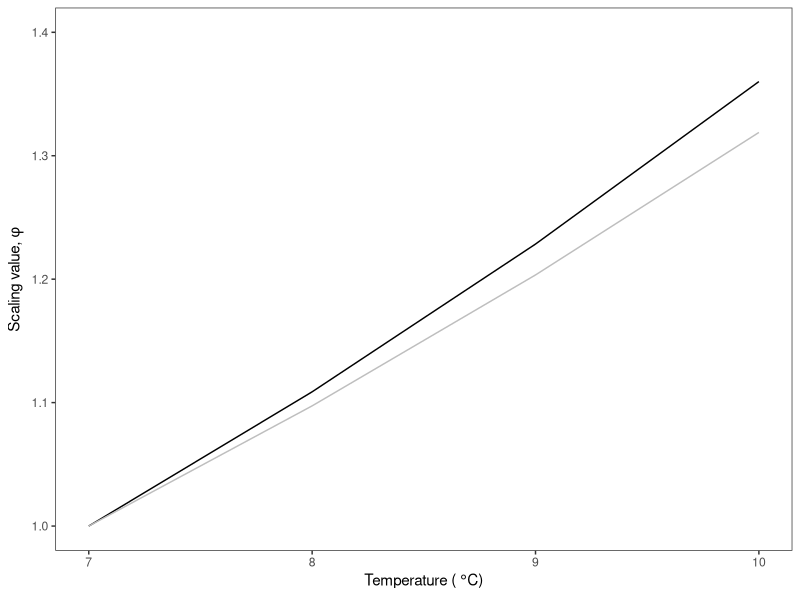
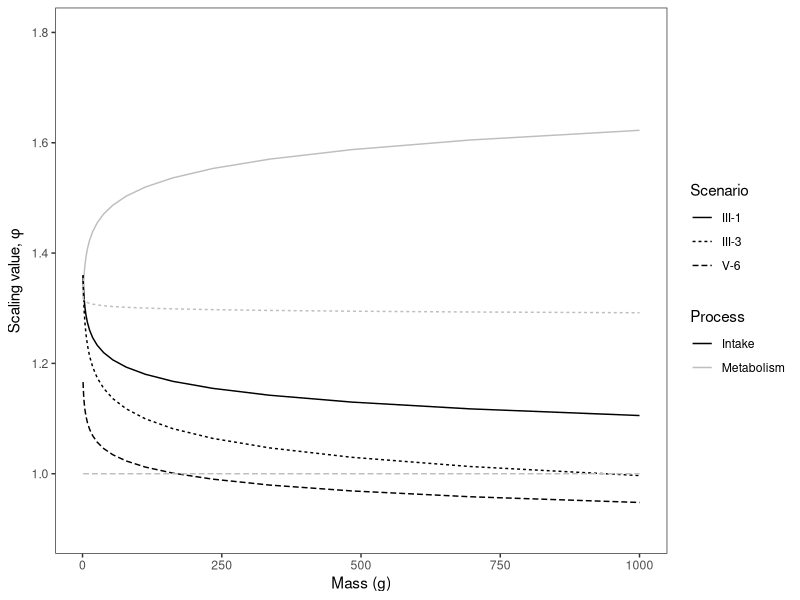
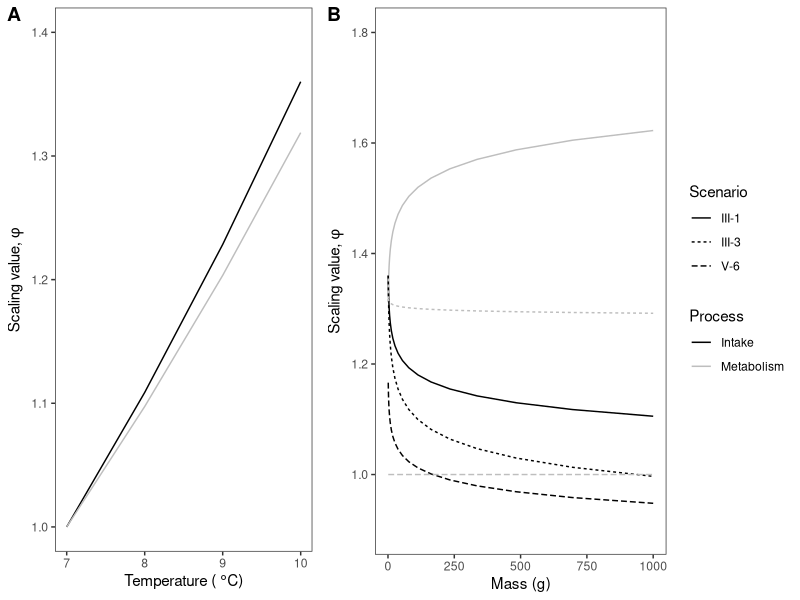
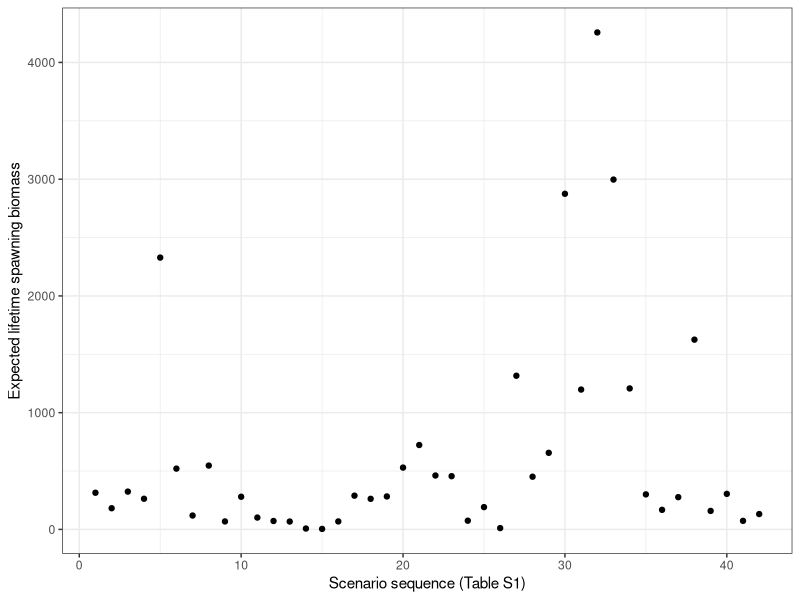
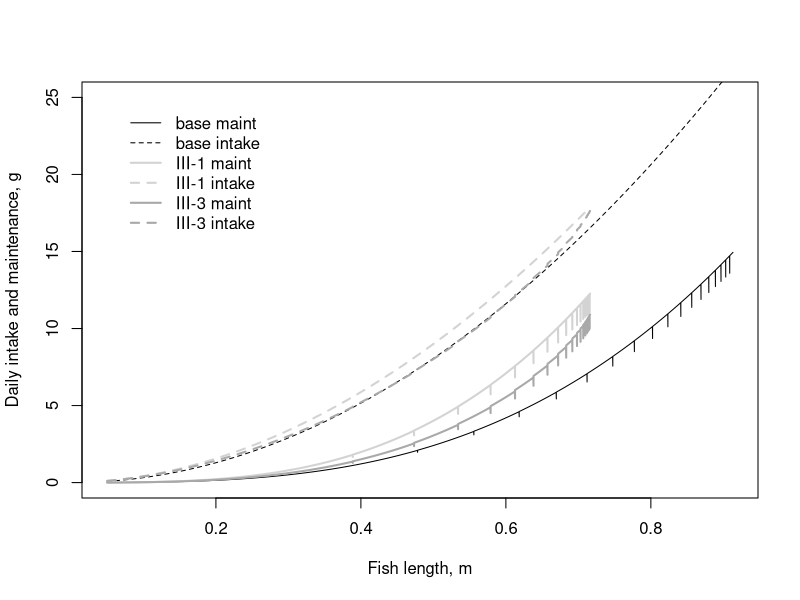
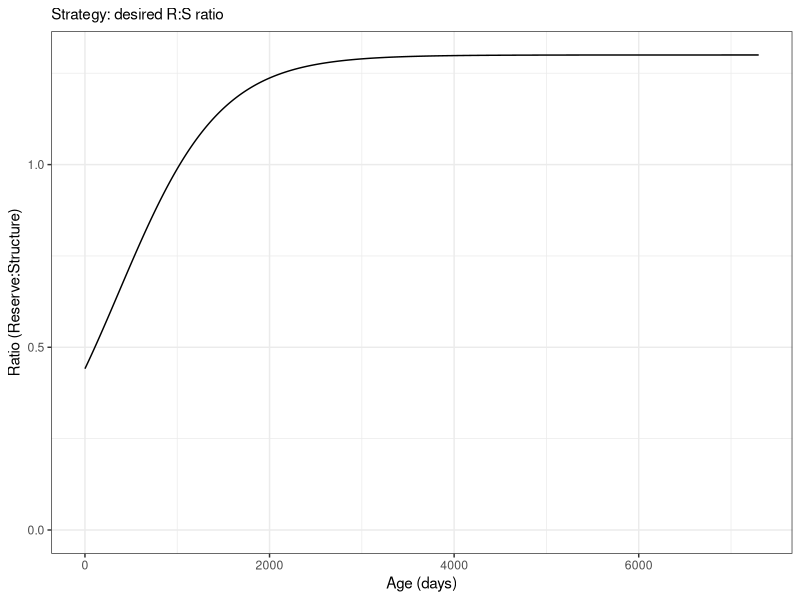
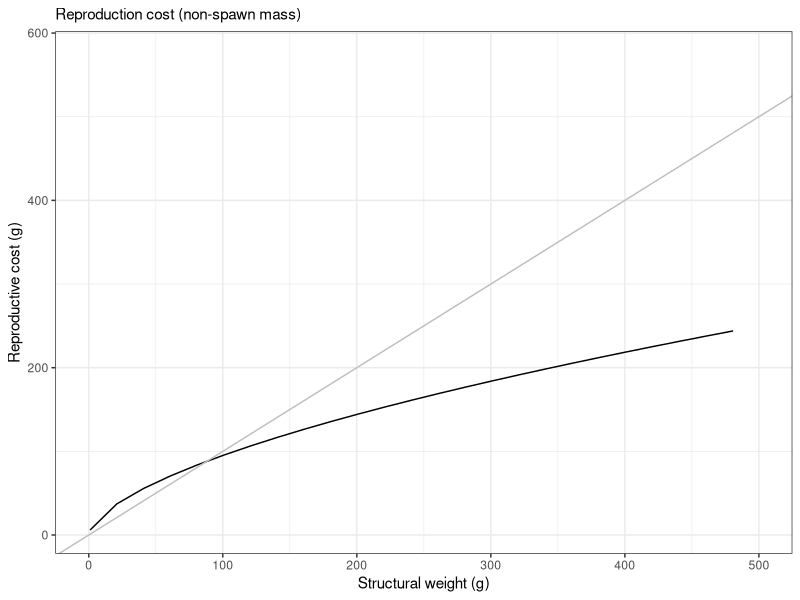
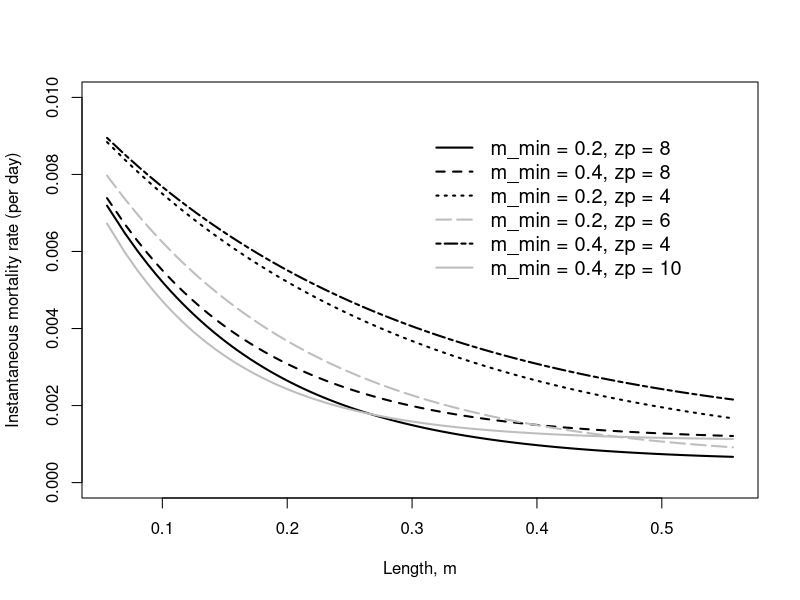

Source code (R) for these figures, in order: (Note: this script raises an error after producing the figures.)
## ---- chunk 1
rm(list = ls()) # clear memory

library(tidyverse)
library(tibble)
library(ggplot2)
library(cowplot)
library(tidyr)

## ---- chunk 2
# Reserve:Structure ratio 
RSRatio <- function(age) {
  tmp <- rs1*(age-a_bar)
  tmp <- max(tmp, -20) # bound below
  tmp <- min(tmp,  20) # bound above

  return(rs_min + (rs_max - rs_min)*exp(tmp) / (1.0 + exp(tmp)))
} 

# Predator length [m]
predatorLength <- function(S) {
  return((S/l_const)^(1/3.0)) # assumes invariant growth
} 

# Mortality rate [d-1]
mortProb <- function(l) {
  m_rate <- m_min + (m_max-m_min)*exp(-m1*l) # instantaneous mortality rate
  return(1.0 - exp(-m_rate)) # probability die per day
} 

# intake rate [d d-1] 
# Egle - extended to include temperature
grossIntake <- function(S) {
  Eiscalar <- exp((-Ei/k)*(1/Temp-1/Tref))
  
  return((g0*S^g1)*Eiscalar*S^(ci*(Temp-Tref)))
}

# DEB maintenance version [g d-1 g-1]
# Egle - extended to include temperature
maintenance <- function(S, R) {
  Emscalar <- exp((-Em/k)*(1/Temp-1/Tref))
  
  # return((ms*S + mr*w*R)*Emscalar*(S+R)^(cm*(Temp-Tref)))
  return((ms*S + mr*R)*Emscalar*(S+R)^(cm*(Temp-Tref)))
}

# Energetic reproductive cost
reproCost <- function(S) {
  return(ra*S^rb)
}

# scaling factor
phi <- function(Temp, Tref, m, x) {
  if (x == "I") { # Intake
    Eiscalar <- exp((-Ei/k)*(1/Temp-1/Tref))
    Val      <- Eiscalar * m^(ci*(Temp - Tref))
  } else { # Maintenance
    Emscalar <- exp((-Em/k)*(1/Temp-1/Tref))
    Val      <- Emscalar * m^(cm*(Temp - Tref))
  }
  
  return(Val)
}
## ---- chunk 3
# Model parameters for the baseline zero fishing scenario 
max_age_years <- 20      # years of simulation
max_age_days  <- 365*max_age_years # (d)

rs_max  <- 1.3           # maximum RS ratio
rs_min  <- 0.0           # minimum RS ratio

# length-weight conversion: 
l_const <- 1250/(0.60^3) # (g m-1) num = weight (g), denom = length (m)
# length-weight conversion uses weight of S only and assumes that 
# 1250g of S weight (ca 3000g of total) corresponds to 60cm long fish

g0      <- 0.1           # intake rate constant: intake when structural weight
                         #   is 1 g (g d-1), includes assimilation efficiency 
g1      <- 0.6667        # power to uptake rate with S weight

ms      <- 0.003         # maintenance cost of structural mass (g d-1 g-1)
mr      <- 0.0003        # maintenance cost of reversible mass (g d-1 g-1)  

s_eff   <- 0.3333        # conv. efficiency of assimilated intake to structure
r_eff   <- 0.9           # conv. efficiency of assimilated intake to reversible

# Reproductive cost function 
ra      <- 6             # reprod cost for 1 g of struct weight: (g g-1)
rb      <- 0.6           # reprod cost power w.r.t. structural weight

# Mortality parameters 
#m_min   <- 0.2/365      # background mortality rate (d-1) 

# m1                    # steepness of the length-dependent mortality rate
m_max   <- 4/365        # max length-dependent mortality rate (d-1)

s1      <- 7.0          # steepness of the condition related mortality rate
s_max   <- 4/365        # maximum condition related rate (d-1) [when R = 0]

 #Fishing mortality parameters 
# Egle - F changed to 0
Fm   <- 0               # Instantaneous fishing mortality (day-1)
Fmid <- 0.3             # length (in meters) of the 50% fishing selectivity
Fk   <- 20              # steepness of the logistic fishing function 

# Egle - temperature parameters added 

# These are important - we are looking at growth changes after 3C of warming
Temp <- 283              # ambient temperature, in Kelvin
Tref <- 280              # reference temperature, in Kelvin
k    <- 0.00008617332    # Boltzman constant 
## ---- chunk 4
scen_par <- read.csv(file="scenarioParameters.csv", header=TRUE, sep=",",  dec=".")
nscen <- length(scen_par$Sc)
nscen_used <- nscen 

# create global scenario variables extracted from scenario 
Em <- 0.0
Ei <- 0.0
cm <- 0.0
ci <- 0.0
m1 <- 0.0
m_min <- 0.0
# create global optimal LH-variables extracted from scenario 
rs1   <- 0.0
a_bar <- 0.0
w     <- 0.0

GetScenario <- function(Sc) {
  rw <- which(scen_par$Sc == Sc)

  Em <<- scen_par$Em[rw[1]]
  Ei <<- scen_par$Ei[rw[1]]
  cm <<- scen_par$cm[rw[1]]
  ci <<- scen_par$ci[rw[1]]
  m1 <<- scen_par$m1[rw[1]]
  m_min <<- scen_par$m_min[rw[1]]

  rs1   <<- scen_par$rs1[rw[1]]
  a_bar <<- scen_par$a_bar[rw[1]]
  w     <<- scen_par$w[rw[1]]

  return(length(rw) == 0) # found a valid scenario
}

#this function will need to be modified to update for the fact that scenarios are just listed in order 

# GetScenario_new <- function(Sc_new) {
#   rw <- which(scen_par$Sc == scen_used$Sc[Sc_new])
#   
#   Em <<- scen_par$Em[rw[1]]
#   Ei <<- scen_par$Ei[rw[1]]
#   cm <<- scen_par$cm[rw[1]]
#   ci <<- scen_par$ci[rw[1]]
#   m1 <<- scen_par$m1[rw[1]]
#   m_min <<- scen_par$m_min[rw[1]]
#   
#   rs1   <<- scen_par$rs1[rw[1]]
#   a_bar <<- scen_par$a_bar[rw[1]]
#   w     <<- scen_par$w[rw[1]]
# 
#   return(length(rw) == 0) # found a valid scenario
# }
## ---- chunk 5
# This code turns off selection and uses the base-line allocation strategy 
#   for all scenarios

# do_not_optimise_new <- c(4,15,17,28)
# do_not_optimise_old <- scen_used$Sc_int[do_not_optimise_new]

## if you want to run scnenarios without life-history optimisation, uncomment lines below
# do_not_optimise_old <- 2:nrow(scen_par)
# scen_par$rs1[do_not_optimise_old] <- scen_par$rs1[1]
# scen_par$a_bar[do_not_optimise_old] <- scen_par$a_bar[1]
# scen_par$w[do_not_optimise_old] <- scen_par$w[1]
## ---- chunk 6
GetScenario(17)

TC     <- 7:10
Temp_v <- TC + 273

# Egle - extended to include temperature
Eiscalar_v <- exp((-Ei/k)*(1/Temp_v-1/Tref))
Emscalar_v <- exp((-Em/k)*(1/Temp_v-1/Tref))

df_temperature <- tibble(
  Temperature = TC,
	Intake      = Eiscalar_v,
	Metabolism  = Emscalar_v
) %>%
gather(key = "Process", value = "Scalar", 2:3)

p1 <- ggplot(df_temperature) +
	geom_line(aes(x = Temperature, y = Scalar, color = Process)) +
 # scale_color_manual(values = c("#ef8a62","#67a9cf")) +
  scale_color_manual(values = c("black","grey")) +
  ylim(1,1.4) +
  labs(
    x = expression("Temperature ("*~degree*C*")"),
    y = expression("Scaling value, "*phi)) +
  theme_bw() +
  theme(
    panel.grid = element_blank(),
    legend.position = "none")
p1
## ---- chunk 7
mass_min <- 1    # minimum mass to plot (g)
mass_max <- 1000 # maximum mass to plot (g)
mass_n   <- 20   # masses to plot

m <- mass_min*((mass_max/mass_min)^((1:mass_n - 1)/(mass_n-1)))

#scenarios <- c(17, 19, 28) # old scenario numbers
scenarios <- c(17, 19, 41) # final scenario sequence

v_scen <- NULL
v_type <- NULL
v_mass <- NULL
v_phi  <- NULL
# v_tmet <- NULL
# tot_int <- NULL

for (i in scenarios) {
  GetScenario(i)
  
  v_scen <- c(v_scen, rep(i, mass_n))
  v_type <- c(v_type, rep("Intake", mass_n))
  v_mass <- c(v_mass, m)
  v_phi  <- c(v_phi, phi(Temp, Tref, m, "I"))
  
  v_scen <- c(v_scen, rep(i, mass_n))
  v_type <- c(v_type, rep("Metabolism", mass_n))
  v_mass <- c(v_mass, m)
  v_phi  <- c(v_phi, phi(Temp, Tref, m, "M"))
#  v_tmet <- c(v_tmet, maintenance())
}

df_phi <- tibble(
    Sc = v_scen, type = v_type, mass = v_mass, phi = v_phi
  ) %>% mutate(
    grp = paste(Sc, type, sep = "_")
  )

df_phi$scen_name <- NA
df_phi$scen_name[which(df_phi$Sc == 17)] <- "III-1"
df_phi$scen_name[which(df_phi$Sc == 19)] <- "III-3"
df_phi$scen_name[which(df_phi$Sc == 41)] <- "V-6"

## ---- chunk 8
p2 <- ggplot(df_phi) +
 # scale_color_manual(values = c("#ef8a62","#67a9cf")) +
  scale_color_manual(values = c("black","grey")) +
  geom_line(aes(x = mass, y = phi, color = type, 
    linetype = factor(scen_name), group = grp)) +
  labs(
    x = "Mass (g)", y = expression("Scaling value, "*phi), 
    color = "Process", linetype = "Scenario") +
  ylim(0.9,1.8) +
  theme_bw() +
  theme(panel.grid = element_blank())
p2
## ---- chunk 9
plot_grid(p1, p2, labels = c("A", "B"), rel_widths = c(1,1.5))
## ---- chunk 10
# useful age-dependent values
Res               <- array(data=0,c(max_age_years,365, nscen_used))
Str               <- array(data=0,c(max_age_years,365, nscen_used))
dayIntake         <- array(data=0,c(max_age_years,365, nscen_used))
dayMaintenance    <- array(data=0,c(max_age_years,365, nscen_used))
dayNetIntake      <- array(data=0,c(max_age_years,365, nscen_used))
dayLambda         <- array(data=0,c(max_age_years,365, nscen_used))
dayPredatorLength <- array(data=0,c(max_age_years,365, nscen_used))
daySurvival       <- array(data=0,c(max_age_years,365, nscen_used))
yearSpawn         <- array(data=0,c(max_age_years, nscen_used))
yearRepCost       <- array(data=0,c(max_age_years, nscen_used))
yearFitness       <- array(data=0,c(max_age_years, nscen_used))
natmortality      <- array(data=0,c(max_age_years,365, nscen_used))
fishmortality     <- array(data=0,c(max_age_years,365, nscen_used))
dayGrowth         <- array(data=0,c(max_age_years,365, nscen_used))
relGrowth         <- array(data=0,c(max_age_years,365, nscen_used))
strGrowth         <- array(data=0,c(max_age_years,365, nscen_used))

for (aa in 1: nscen_used) { # aa is the scenario number
  
  #a1 <- which(scen_par$Sc == scen_used$Sc[aa])[1] #old code when scenario numbers were changing
  # extract scenario patrameters and optimal LH
 a1 <- aa
  Em <- scen_par$Em[a1]
  Ei <- scen_par$Ei[a1] 
  cm <- scen_par$cm[a1]
  ci <- scen_par$ci[a1] 
  m1 <- scen_par$m1[a1]
  m_min <- scen_par$m_min[a1]
  
  Eiscalar <- exp((-Ei/k)*(1/Temp-1/Tref))
  Emscalar <- exp((-Em/k)*(1/Temp-1/Tref))
  
  rs1   <- scen_par$rs1[a1]  
  a_bar <- scen_par$a_bar[a1]
  w     <- scen_par$w[a1]
  
  # set initial weight
  S0 <- 1             # initial weight 
  R0 <- S0*RSRatio(0) # enforce correct initial reserve-structural ratio
  S0 <- 1/(1+RSRatio(0))
  R0 <- RSRatio(0) *S0

	# set day 1 year 1 mass
  Res[1,1,aa] <- R0
  Str[1,1,aa] <- S0

  daySurvival[1,1,aa] <- 1.0 # initially all individuals are alive  

  # perform the simulation
  for (yr in 1:max_age_years) { # for each year
     for (day in 1:364) { # for each day
      Rstart <- Res[yr,day,aa] # starting mass (reserve)
      Sstart <- Str[yr,day,aa] # starting mass (structure)
    
      # calc length using str
      dayPredatorLength[yr,day,aa] <- (Sstart/l_const)^(1/3.0) 
      fish_mort <- Fm / (1+exp(-Fk*(dayPredatorLength[yr,day,aa]-Fmid)))
      mort_rate <- m_min + 
      	(m_max-m_min)*exp(-m1*dayPredatorLength[yr,day,aa]) + # predation
        s_max*exp(-s1*Rstart/Sstart)   +                      # starve
        fish_mort                                             # fishing
      
      fishmortality[yr,day+1,aa] <- fish_mort   
      mort_prob <- 1.0 - exp(-mort_rate) # probability die this day
      # prob alive
      daySurvival[yr,day+1,aa] <- (1-mort_prob)*daySurvival[yr,day,aa] 
      natmortality[yr,day+1,aa] <- m_min + 
      	(m_max-m_min)*exp(-m1*dayPredatorLength[yr,day,aa]) + # predation
        s_max*exp(-s1*Rstart/Sstart)                          # starve

      # temperature-dependent intake
      intake <- g0*Sstart^g1 * 
      	Eiscalar * Sstart^(ci*(Temp-Tref))
    
      respiration <- (ms*Sstart + mr*Rstart) * 
      	Emscalar * (Sstart + Rstart)^(cm*(Temp-Tref)) # (g d-1)
      net_intake  <- intake - respiration             # (g d-1)

      dayIntake[yr, day,aa]      <- intake
      dayMaintenance[yr, day,aa] <- respiration
      dayNetIntake[yr, day,aa]   <- net_intake
      age                        <- 365*(yr-1) + day # age of animal (days)
      
      # add bounds to prevent numerical issues when calculating lambda
      tmp <- rs1*(age-a_bar)
      tmp <- max(tmp, -20) # bound below
      tmp <- min(tmp,  20) # bound above
      dayLambda[yr, day,aa] <- rs_min + (rs_max - rs_min)*exp(tmp) /
        (1.0 + exp(tmp)) # RS ratio = strategy
    
      if (net_intake >= 0) {
        dR <- r_eff*net_intake # maximum R allocation
        dS <- s_eff*net_intake # maximum S allocation
        # use Lambdamax instead of dayLambda and set w=1  
        if (dayLambda[yr, day,aa]*Sstart > Rstart) { # need to bump up reserves
          r_take <- min(dayLambda[yr, day,aa]*Sstart - Rstart, dR) 
          Rstart <- Rstart + r_take
          net_intake <- net_intake - r_take/r_eff
        } else { # need to bump up structure
          s_take <- min(Rstart/dayLambda[yr, day,aa] - Sstart, dS) 
          Sstart <- Sstart + s_take
          net_intake <- net_intake - s_take/s_eff
        }
        
        # partition remaining mass to keep desired ratio
        Res[yr,day+1,aa] <- Rstart + dayLambda[yr, day,aa] * r_eff * s_eff *
        	net_intake / (r_eff + dayLambda[yr, day,aa]*s_eff) 
        Str[yr,day+1,aa] <- Sstart + r_eff*s_eff*net_intake / 
        	(r_eff +     dayLambda[yr, day,aa]*s_eff)       
      } else {
      	# what should be taken from R given the conversion inefficiencies 
        dR <- (1/r_eff)*net_intake 
        newR <- (Rstart + dR)
        if (newR < 0) {
          newR <- 0
        }
     
        Res[yr,day+1,aa] <- newR
        Str[yr,day+1,aa] <- Sstart
      }  

      # percentage change in weight over the day
      Growth <- (Res[yr,day+1,aa]+Str[yr,day+1,aa]) -
      	(Res[yr,day,aa]+Str[yr,day,aa]) 
      percGrowth           <- (Growth/(Res[yr,day,aa]+Str[yr,day,aa])) * 100
      sGrowth              <- Growth/Str[yr,day,aa] * 100
      dayGrowth[yr,day,aa] <-  Growth
      relGrowth[yr,day,aa] <- percGrowth
      strGrowth[yr,day,aa] <- sGrowth
    }

    dayPredatorLength[yr,365,aa] <- dayPredatorLength[yr,364,aa]
    dayGrowth[yr,365,aa]         <- dayGrowth[yr,364,aa]
    relGrowth[yr,365,aa]         <- relGrowth[yr,364,aa]
    strGrowth[yr,365,aa]         <- strGrowth[yr,364,aa]

    # perform spawning
    repro_cost <- ra*Str[yr,365,aa]^rb # fixed cost of reproduction
    # spawning mass after cost
    spawn_mass <- max(0, w*Res[yr,365,aa] - repro_cost) 
  
    if (spawn_mass > 0) { # enough to spawn?
      Res[yr,365,aa]     <- Res[yr,365,aa] - spawn_mass - repro_cost
      yearSpawn[yr,aa]   <- spawn_mass
      yearRepCost[yr,aa] <- repro_cost
      yearFitness[yr,aa] <- spawn_mass*daySurvival[yr,365,aa]
    } 
  
    if (yr < max_age_years) {
      Str[yr+1,1,aa]         <- Str[yr,365,aa]
      Res[yr+1,1,aa]         <- Res[yr,365,aa]
      daySurvival[yr+1,1,aa] <- daySurvival[yr,365,aa]
      natmortality[yr+1,1,aa]  <- natmortality[yr,365,aa]
      fishmortality[yr+1,1,aa]  <- fishmortality[yr,365,aa]
    }
  }
}
## ---- chunk 11
## Fitnesses of all scenarios
v_LifetimeFitness <- apply(yearFitness, 2, sum) # expected life-time fitness
df_LifetimeFitness <- tibble(
	Sc = scen_par$Sc,
	LifetimeFitness = v_LifetimeFitness
) %>%
left_join(scen_par, by = "Sc")

ggplot(df_LifetimeFitness) +
	geom_point(aes(x = sequence, y = LifetimeFitness)) +
	theme_bw() +
	labs(y = "Expected lifetime spawning biomass", x = "Scenario sequence (Table S1)") +
	theme()
## ---- chunk 12
#TSR consistent scenarios (sequence)
#sc= c(17, 19, 41)

days = c(2:364)
sc = 1

str.v <- NULL
mass.v <- NULL
maint.v <- NULL
int.v <- NULL

mass.t <- Res[,,sc] + Str[,,sc]

#go through 20 years and turn arrays into vectors for plotting
for (i in 1:20) {
str.v <- c(str.v, Str[i,days,sc])
len.v <- predatorLength(str.v)
mass.v <- c(mass.v, mass.t[i,days])
maint.v <- c(maint.v, dayMaintenance[i,days,sc])
int.v <- c(int.v,dayIntake[i,days,sc])
}

#plot(mass.v, maint.v, type = 'l', ylim = c(0, 30), xlim = c(0, 6000))
# plot(str.v, maint.v, type = 'l', ylim = c(0, 30), xlim = c(0, 4500))
# points(str.v, int.v, type = 'l', lty = 2)

plot(len.v, maint.v, type = 'l', ylim = c(0, 25), xlab = "Fish length, m", ylab = "Daily intake and maintenance, g")
points(len.v, int.v, type = 'l', lty = 2)

sc = 17

str.v <- NULL
mass.v <- NULL
maint.v <- NULL
int.v <- NULL

mass.t <- Res[,,sc] + Str[,,sc]

for (i in 1:20) {
str.v <- c(str.v, Str[i,days,sc])
len.v <- predatorLength(str.v)
mass.v <- c(mass.v, mass.t[i,days])
maint.v <- c(maint.v, dayMaintenance[i,days,sc])
int.v <- c(int.v,dayIntake[i,days,sc])
}

# points(str.v, maint.v, type = 'l', col = 'lightgray', lwd = 2)
# points(str.v, int.v, type = 'l', lty = 2, col = 'lightgray', lwd = 2)
points(len.v, maint.v, type = 'l', col = 'lightgray', lwd = 2)
points(len.v, int.v, type = 'l', lty = 2, col = 'lightgray', lwd = 2)


sc = 19

str.v <- NULL
mass.v <- NULL
maint.v <- NULL
int.v <- NULL

mass.t <- Res[,,sc] + Str[,,sc]

for (i in 1:20) {
str.v <- c(str.v, Str[i,days,sc])
mass.v <- c(mass.v, mass.t[i,days])
maint.v <- c(maint.v, dayMaintenance[i,days,sc])
int.v <- c(int.v,dayIntake[i,days,sc])
}

# points(str.v, maint.v, type = 'l', col = 'darkgray', lwd = 2)
# points(str.v, int.v, type = 'l', lty = 2, col = 'darkgray', lwd = 2)
points(len.v, maint.v, type = 'l', col = 'darkgray', lwd = 2)
points(len.v, int.v, type = 'l', lty = 2, col = 'darkgray', lwd = 2)

legend("topleft", 
  legend = c("base maint", "base intake", "III-1 maint", "III-1 intake", "III-3 maint", "III-3 intake"), 
  #col = c(rgb(0.2,0.4,0.1,0.7), rgb(0.8,0.4,0.1,0.7)), 
 # pch = c(17,19), 
 lty = c(1, 2, 1, 2, 1, 2), 
 lwd = c(1, 1, 2, 2, 2, 2), 
 col = c("black","black","lightgray","lightgray","darkgray","darkgray"),
  bty = "n", 
  pt.cex = 1, 
  cex = 1, 
  text.col = "black", 
  horiz = F , 
  inset = c(0.05, 0.05))


## ---- chunk 13
param_value <- NULL
param_type  <- NULL
age         <- NULL
scenario    <- NULL
baseline    <- NULL

#if plotting for first 8 years uncomment this
#max_age_years <- 8

# calculate year of maturation
maturation_age <- rep(1, nscen_used)
for (i in 1:nscen_used) {
  for (j in 1:max_age_years) {
   	if (yearSpawn[j,i] == 0) {
   	  maturation_age[i] <- maturation_age[i] + 1
   	}
  }
}

# create some useful summary statistics
scen_par <- scen_par %>%
	mutate(
		Em_gt_Ei = Em > Ei,
		cm_gt_ci = cm > ci
	)

df_scenario <- tibble(
  scenario = scen_par$sequence,
	maturation_age = maturation_age
)
df_scenario$Em_gt_Ei <- scen_par$Em_gt_Ei#[scen_used$Sc_int]
df_scenario$cm_gt_ci <- scen_par$cm_gt_ci#[scen_used$Sc_int]
df_scenario$m1 <- scen_par$m1#[scen_used$Sc_int]
df_scenario$m1 <- factor(df_scenario$m1)

# create a large age-length relation for each scenario
for (aa in 1: nscen_used) { # for each scenario
  for (yr in 1:max_age_years) { # for each year
    param_value <- c(param_value, dayPredatorLength[yr, ,aa]) # save reserves
    age         <- c(age, 1:365 + 365*(yr-1))            # add next year
    param_type  <- c(param_type, rep("Reversible", 365)) # add parameter
    #scenario    <- c(scenario, rep(scen_used$Sc_int[aa],365)) 
    scenario    <- c(scenario, rep(scen_par$sequence[aa],365)) # add scenario
  }
}

# place values into a data frame
df_length <- tibble(
	age = age, 
	type = param_type, 
	value = param_value, 
	scenario = scenario
) %>%
left_join(df_scenario, by = "scenario")

df_length$maturation_age <- factor(df_length$maturation_age)

# create a reference data set and scenario data set
df_baseline <- filter(df_length, scenario == "1") %>%
	dplyr::select(-scenario)
df_other    <- filter(df_length, scenario != "1")
names(df_other)[4] <- "sequence"
df_other <- left_join(df_other, scen_par, by = "sequence")

rm(df_length) # don't need this now
## ---- chunk 14
# bounds for plotting
l_min   <- 0.0           # minimum length for plotting (m)
l_max   <- 0.45          # maximum length for plotting (m)
w_min   <- 1             # minimum mortality rate for plotting (d-1)
w_max   <- 2000          # maximum mortality rate for plotting (d-1)
  
# prepare data frame to display RS ratio
res <- GetScenario(1)

vec_age <- seq(from = 0, to = max_age_days, by = 1)
df_RS   <- tibble(
	Age = vec_age, 
	RSratio = sapply(vec_age, FUN = RSRatio)
)

p1 <- ggplot(df_RS, aes(x = Age, y = RSratio)) + 
	geom_line() + 
  ylim(0,rs_max) + 
	labs(
	  x = "Age (days)", 
	  y = "Ratio (Reserve:Structure)", 
    subtitle = "Strategy: desired R:S ratio"
	) +
  theme_bw()
p1

## ---- chunk 15
# prepare data frame to display reproductive costs
vec_weight <- seq(from = w_min, to = w_max, length.out = 101)
df_weight <- tibble(
	Weight = vec_weight, 
	Cost = reproCost(vec_weight)
)

p2 <- ggplot(df_weight, aes(x = Weight, y = Cost)) + 
	geom_line() + 
  geom_abline(intercept = 0, slope = 1, color = "grey") +
	labs(
	  x = "Structural weight (g)", 
	  y = "Reproductive cost (g)", 
    subtitle = "Reproduction cost (non-spawn mass)"
	) +
    xlim (0, 500) +
	theme_bw()
p2
## ---- chunk 16
# Predator length [m]
predatorLength <- function(S) {
  return((S/l_const)^(1/3.0)) # assumes invariant growth
} 

# Mortality rate [d-1]
mortProb <- function(l) {
  m_rate <- m_min + (m_max-m_min)*exp(-m1*l) # instantaneous mortality rate
  return(1.0 - exp(-m_rate)) # probability die per day
} 

m_max   <- 4/365 
# m_min <- 0.2/365 # 0.4
# m1 <- 8 # 6, 4, 10

S <- (1:1000)
l_const = 1250/(0.60^3)
length <- predatorLength(S)

m_min <- 0.2/365 # 0.4
m1 <- 8 # 6, 4, 10
baseMort <- mortProb(length)

#only m_min increases - scen 15
m_min <- 0.4/365 # 0.4
m1 <- 8 # 6, 4, 10
scen16 <- mortProb(length)

#only m1 (or Zp in the manusript) decreases
m_min <- 0.2/365 # 0.4
m1 <- 4 # 6, 4, 10
scen14 <- mortProb(length)

#m1 (or Zp in the manusript) decreases, but not quite as much
m_min <- 0.2/365 # 0.4
m1 <- 6 # 6, 4, 10
scen25 <- mortProb(length)

#m_min increases and m1 decreases 
m_min = 0.4/365
m1 = 4
scen15 <- mortProb(length)

#m_min increases, but m1 also increases, so that mortality declines faster 
m_min = 0.4/365
m1 = 10
scen33 <- mortProb(length)

plot(length, baseMort, type ="l", lwd = 2, xlab = "Length, m", ylim = c(0, 0.01), ylab = "Instantaneous mortality rate (per day)")
points(length, scen16, type = 'l', lty = 2, lwd = 2)
points(length, scen14, type = 'l', lty = 3, lwd = 2)
points(length, scen25, type = 'l', lwd = 2, lty = 5, col = 'gray')
points(length, scen15, type = 'l', lty = 6, lwd = 2)
points(length, scen33, type = 'l', col  = 'gray', lwd =2)

legend("topright", 
  legend = c("m_min = 0.2, zp = 8", "m_min = 0.4, zp = 8", "m_min = 0.2, zp = 4", "m_min = 0.2, zp = 6", "m_min = 0.4, zp = 4", "m_min = 0.4, zp = 10"), 
  #col = c(rgb(0.2,0.4,0.1,0.7), rgb(0.8,0.4,0.1,0.7)), 
 # pch = c(17,19), 
 lty = c(1, 2, 3, 5, 6, 1), 
 lwd = c(2, 2, 2, 2, 2, 2), 
 col = c("black","black","black","gray","black","gray"),
  bty = "n", 
  pt.cex = 2, 
  cex = 1.2, 
  text.col = "black", 
  horiz = F , 
  inset = c(0.1, 0.1))


## ---- chunk 17
param_value <- NULL
param_type  <- NULL
age         <- NULL
scenario    <- NULL
baseline    <- NULL

# create a large age-length relation for each scenario
for (aa in 1: nscen_used) { # for each scenario
  for (yr in 1:max_age_years) { # for each year
    param_value <- c(param_value, Str[yr, ,aa] + Res[yr, , aa]) # save reserves
    age         <- c(age, 1:365 + 365*(yr-1))            # add next year
    param_type  <- c(param_type, rep("Mass", 365)) # add parameter
    scenario    <- c(scenario, rep(scen_par$sequence[aa],365))              # add scenario
  }
}

# place values into a data frame
df_mass <- tibble(
	age = age, 
	type = param_type, 
	value = param_value, 
	scenario = scenario
) %>%
left_join(df_scenario, by = "scenario")

df_mass$maturation_age <- factor(df_mass$maturation_age)

# create a reference data set and scenario data set
df_baseline_mass <- filter(df_mass, scenario == "1") %>%
	dplyr::select(-scenario)
df_other_mass    <- filter(df_mass, scenario != "1")
names(df_other_mass)[4] <- "sequence"
df_other_mass <- left_join(df_other_mass, scen_par, by = "sequence")
rm(df_mass) # don't need this now
## ---- chunk 18
# colour by age at maturation
ggplot() + 
#  scale_color_manual(values = c("#ef8a62","#67a9cf")) +
  scale_color_manual(values = c("gray","black")) +
  geom_line(data = df_other, 
  	aes(x = age, y = value, color = maturation_age), size = 1) +
  geom_line(data = df_baseline, 
  	aes(x = age, y = value), color = "black", size = 0.5, linetype = 2) + 
  labs(
  	x ="Age (d)",
	  y = "Length (m)",
  	color = "Age at\nmaturation (y)",
  	subtitle = "Black is baseline, coloured is scenario"
  ) + 
	# scale_y_log10() +
  facet_wrap( ~ sequence) +   
  theme_bw() + 
  theme(
    panel.grid.major = element_blank(), 
    panel.grid.minor = element_blank()
  )
## ---- chunk 19
# colour by age at maturation
ggplot() + 
#  scale_color_manual(values = c("#ef8a62","#67a9cf")) +
  scale_color_manual(values = c("gray","black")) +
  geom_line(data = df_other_mass, 
  	aes(x = age, y = value, color = maturation_age), size = 1) +
  geom_line(data = df_baseline_mass, 
  	aes(x = age, y = value), color = "black", size = 0.5, linetype = 2) + 
  labs(
  	x ="Age (d)",
	  y = "Weight (g)",
  	color = "Age at\nmaturation (y)",
  	subtitle = "Black is baseline, coloured is scenario"
  ) + 
	scale_y_log10() +
  facet_wrap( ~ sequence, ncol = 6) +   
  theme_bw() + 
  theme(
    panel.grid.major = element_blank(), 
    panel.grid.minor = element_blank()
  )
## ---- chunk 20
# colour by age at maturation
p1 <- ggplot() + 
#  scale_color_manual(values = c("#ef8a62","#67a9cf")) +
  scale_color_manual(values = c("gray","black")) +
  geom_line(data = filter(df_other_mass, sequence %in% c(12,17,19,41)),
  	aes(x = age, y = value, color = maturation_age), size = 1) +
  geom_line(data = df_baseline_mass, 
  	aes(x = age, y = value), color = "black", size = 0.5, linetype = 2) + 
  labs(
  	x ="Age (d)",
	  y = "Weight (g)",
  	color = "Age at\nmaturation (y)"
  ) + 
	scale_y_log10() +
    xlim(0,3000) +
  facet_wrap( ~ sequence) +   
  theme_bw() + 
  theme(
    panel.grid.major = element_blank(), 
    panel.grid.minor = element_blank(),
    legend.position = "none"
  )
p1
# colour by age at maturation
p2 <- ggplot() + 
#  scale_color_manual(values = c("#ef8a62","#67a9cf")) +
  scale_color_manual(values = c("gray","black")) +
  geom_line(data = filter(df_other_mass, sequence %in% c(12,17,19,41), age < 3*365),
  	aes(x = age, y = value, color = maturation_age), size = 1) +
  geom_line(data = filter(df_baseline_mass, age < 3*365),
  	aes(x = age, y = value), color = "black", size = 0.5) + 
  labs(
  	x ="Age (d)",
	  y = "Weight (g)",
  	color = "Age at\nmaturation (y)"
  ) + 
  facet_wrap( ~ sequence) +   
  theme_bw() + 
  theme(
    panel.grid.major = element_blank(), 
    panel.grid.minor = element_blank(),
    legend.position = "none"
  )

plot_grid(p1, p2, labels = c("A", "B"), ncol = 1)
## ---- chunk 21
#different scenarios with already optimised parameters (in excel)  
scen_par <- read.csv(file="Scenarios3.csv", header=TRUE, sep=",",  dec=".")

nscen <- length(scen_par$Sc)

scen_used <- read.csv(file="FinalScenarioNos.csv", header=FALSE, fileEncoding="UTF-8-BOM", sep=",",  dec=".")
names(scen_used) <- "Sc_int"
# number of scenarios
scen_used <- scen_used %>%
  mutate(Sc = paste("Sc", as.character(Sc_int), sep = ""))
nscen_used <- length(scen_used$Sc)
scen_used$Sc_new <- 1:nrow(scen_used)

# ## save scenario parameter values 
scen_par$scen_new <- scen_used$Sc_new[match(scen_par$Sc, scen_used$Sc)]
scenarioParams <- scen_par[which(is.na(scen_par$scen_new) == F),-c(1,11)]
scenarioParams$scen_numb <- scenarioParams$scen_new
scenarioParams <- scenarioParams %>%
  mutate(scen_new = paste("Sc", as.character(scen_new), sep = ""))
scenarioParams <- scenarioParams %>% arrange(scen_numb)
 write.csv(scenarioParams, file = "scenarioParameters.csv")

scen_used1 <- read.csv(file="RevisedScenOrder.csv", header=TRUE, sep=",",  dec=".")
scenarioParams$sequence <- scen_used1$sequence[match(scenarioParams$scen_numb, scen_used1$scen_numb)]
scenarioParams$finalScName <- scen_used1$ï..name[match(scenarioParams$scen_numb, scen_used1$scen_numb)]
scenarioParams <- scenarioParams %>% arrange(sequence)
